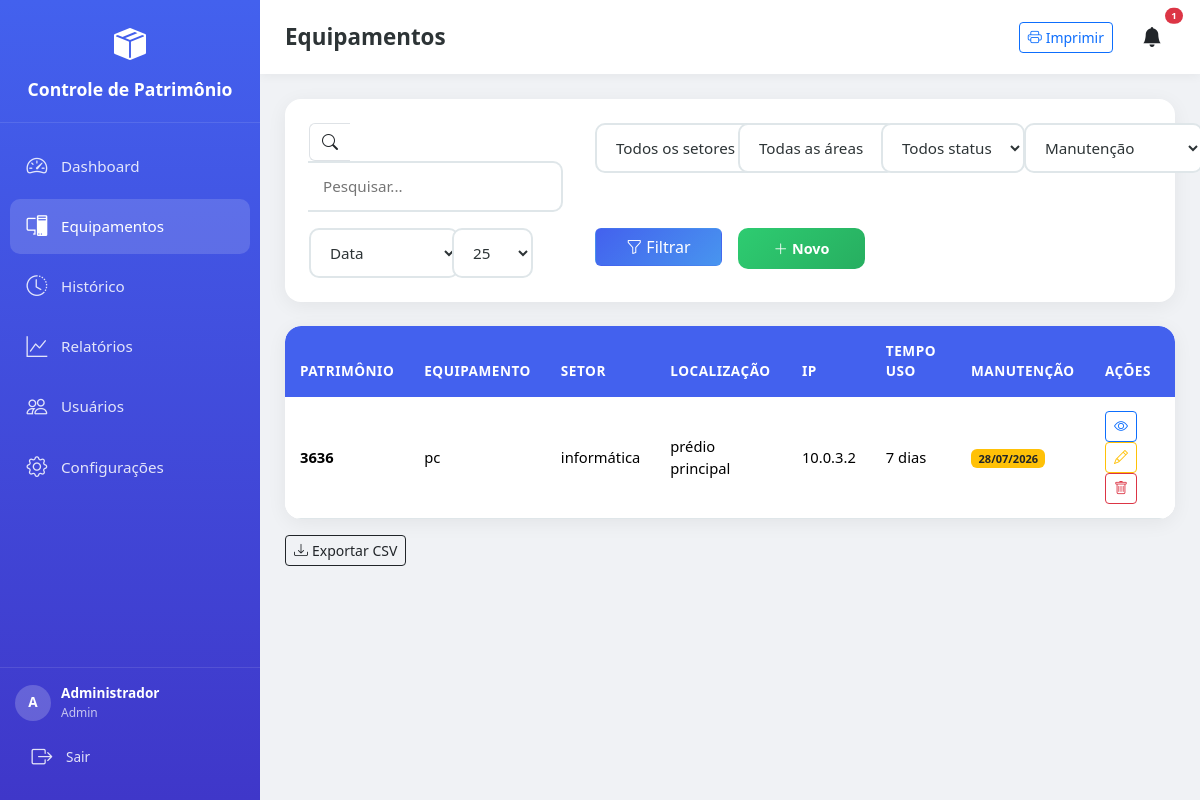
Before: /equipamentos (signed in) with the older database file.
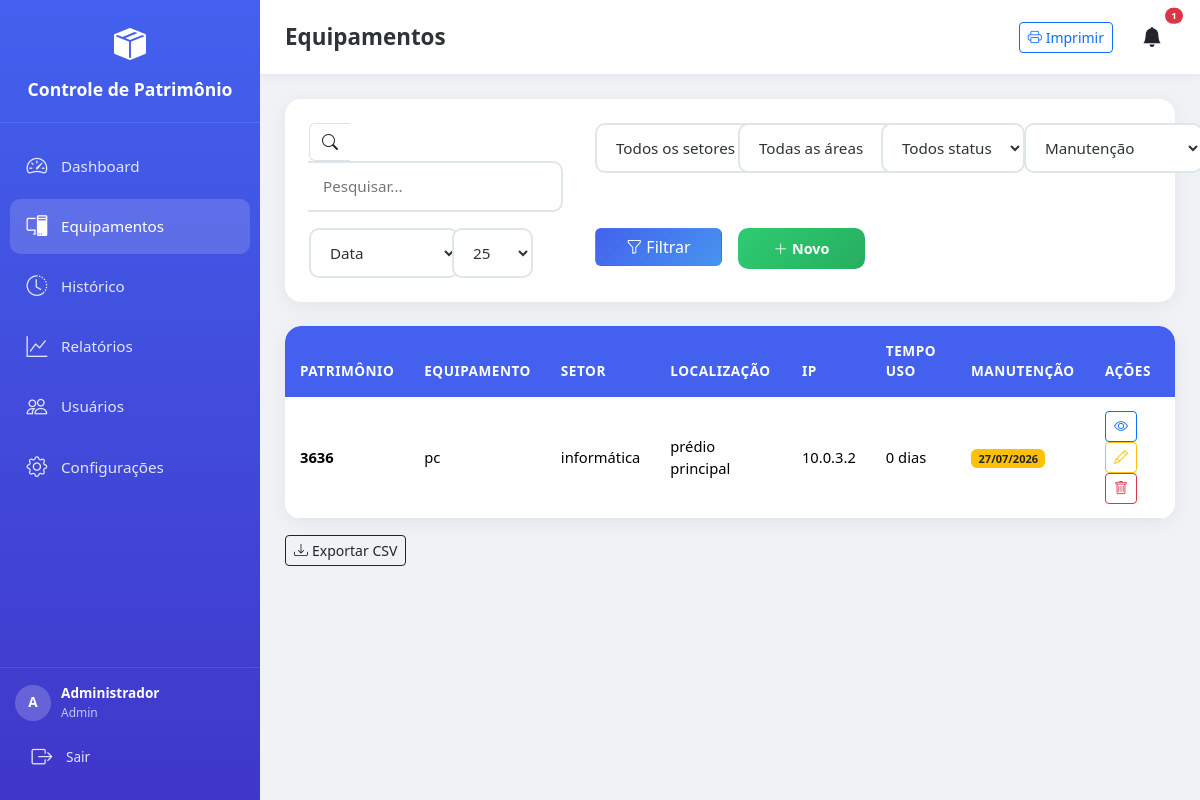
After: the same page with the newer database file.
### app/models/models.py (models this page shows, shortened)
class Equipamento(db.Model):
    __tablename__ = 'equipamentos'
    id = db.Column(db.Integer, primary_key=True)
    patrimonio = db.Column(db.String(50))
    data_inclusao = db.Column(db.Date, default=date.today)
    baixado = db.Column(db.Boolean, default=False)
    data_baixa = db.Column(db.Date, nullable=True)
    equipamento = db.Column(db.String(100))
    area_patrimonial = db.Column(db.String(100))
    setor = db.Column(db.String(100))
    localizacao = db.Column(db.String(100))
    especificacao = db.Column(db.Text)
    ultima_manutencao = db.Column(db.Date, nullable=True)
    proxima_manutencao = db.Column(db.Date, nullable=True)
    sistema_operacional = db.Column(db.String(100))
    placa_mae = db.Column(db.String(100))
    processador = db.Column(db.String(100))
    memoria_ram = db.Column(db.String(50))
    armazenamento = db.Column(db.String(100))
    ip = db.Column(db.String(50))
    usuario_id = db.Column(db.Integer, db.ForeignKey('usuarios.id'), nullable=False)
    data_criacao = db.Column(db.DateTime, default=datetime.now)
    data_atualizacao = db.Column(db.DateTime, default=datetime.now, onupdate=datetime.now)
    observacoes = db.relationship('Observacao', backref='equipamento', lazy=True, cascade='all, delete-orphan')
    @property
    def tempo_uso(self):
        if self.baixado and self.data_baixa:
            end_date = self.data_baixa
        else:
            end_date = date.today()
        if not self.data_inclusao:
            return {'anos': 0, 'meses': 0, 'dias': 0}
        delta = end_date - self.data_inclusao
        anos = delta.days // 365
        meses = (delta.days % 365) // 30
        dias = (delta.days % 365) % 30
        return {'anos': anos, 'meses': meses, 'dias': dias, 'total_dias': delta.days}
    @property
    def tempo_uso_formatado(self):
        t = self.tempo_uso
        partes = []
        if t['anos'] > 0:
            partes.append(f"{t['anos']} ano{'s' if t['anos'] > 1 else ''}")
        if t['meses'] > 0:
            partes.append(f"{t['meses']} mes{'es' if t['meses'] > 1 else ''}")
        if t['dias'] > 0:
            partes.append(f"{t['dias']} dia{'s' if t['dias'] > 1 else ''}")
        return ', '.join(partes) if partes else '0 dias'
    @property
    def status_manutencao(self):
        if not self.proxima_manutencao:
            return 'sem_manutencao'
        hoje = date.today()
        delta = (self.proxima_manutencao - hoje).days
        if delta < 0:
            return 'vencido'
        elif delta <= 30:
            return 'proximo'
        else:
            return 'ok'

### app/routes/main.py (the view, shortened to what this page needs)
@bp.route('/equipamentos')
@login_required
def equipamentos():
    page = request.args.get('page', 1, type=int)
    per_page = request.args.get('per_page', 25, type=int)
    query = Equipamento.query
    filtro_setor = request.args.get('setor', '')
    filtro_area = request.args.get('area_patrimonial', '')
    filtro_local = request.args.get('localizacao', '')
    filtro_equip = request.args.get('equipamento', '')
    filtro_status = request.args.get('status', '')
    filtro_manutencao = request.args.get('manutencao', '')
    filtro_usuario = request.args.get('usuario_id', '')
    busca = request.args.get('busca', '')
    ordenar = request.args.get('ordenar', 'data_inclusao')
    direcao = request.args.get('direcao', 'desc')
    if filtro_setor:
        query = query.filter(Equipamento.setor == filtro_setor)
    if filtro_area:
        query = query.filter(Equipamento.area_patrimonial == filtro_area)
    if filtro_local:
        query = query.filter(Equipamento.localizacao == filtro_local)
    if filtro_equip:
        query = query.filter(Equipamento.equipamento == filtro_equip)
    if filtro_status == 'ativos':
        query = query.filter_by(baixado=False)
    elif filtro_status == 'baixados':
        query = query.filter_by(baixado=True)
    if filtro_manutencao == 'proxima':
        hoje = date.today()
        dias_alertas = [30, 15, 7, 1]
        query = query.filter(Equipamento.proxima_manutencao != None)
        query = query.filter(Equipamento.proxima_manutencao <= hoje + timedelta(days=30))
    elif filtro_manutencao == 'vencida':
        query = query.filter(Equipamento.proxima_manutencao < date.today())
    elif filtro_manutencao == 'sem':
        query = query.filter(Equipamento.proxima_manutencao == None)
    if filtro_usuario:
        query = query.filter_by(usuario_id=int(filtro_usuario))
    if ordenar == 'patrimonio':
        col = Equipamento.patrimonio
    elif ordenar == 'data':
        col = Equipamento.data_inclusao
    elif ordenar == 'equipamento':
        col = Equipamento.equipamento
    elif ordenar == 'setor':
        col = Equipamento.setor
    elif ordenar == 'tempo_uso':
        col = Equipamento.data_inclusao
    elif ordenar == 'ultima_manutencao':
        col = Equipamento.ultima_manutencao
    elif ordenar == 'proxima_manutencao':
        col = Equipamento.proxima_manutencao
    else:
        col = Equipamento.data_inclusao
    if direcao == 'desc':
        col = col.desc()
    query = query.order_by(Equipamento.baixado.asc(), col)
    pagination = query.paginate(page=page, per_page=per_page, error_out=False)
    setores = db.session.query(Equipamento.setor).distinct().all()
    areas = db.session.query(Equipamento.area_patrimonial).distinct().all()
    locais = db.session.query(Equipamento.localizacao).distinct().all()
    equip_tipos = db.session.query(Equipamento.equipamento).distinct().all()
    usuarios = Usuario.query.all()
    config = Configuracao.query.first()
    return render_template('equipamentos.html',
        equipamentos=pagination.items,
        pagination=pagination,
        setores=setores, areas=areas, locais=locais,
        equip_tipos=equip_tipos, usuarios=usuarios,
        filtros=request.args, config=config
    )

### app/__init__.py (called while the page is built)
def create_app():
    app = Flask(__name__)
    app.config.from_object(Config)
    db.init_app(app)
    login_manager.init_app(app)
    login_manager.login_view = 'auth.login'
    login_manager.login_message = 'Por favor, faça login para acessar esta página.'
    login_manager.login_message_category = 'warning'
    with app.app_context():
        from app.routes import auth, main, api, admin
        app.register_blueprint(auth.bp)
        app.register_blueprint(main.bp)
        app.register_blueprint(api.bp, url_prefix='/api')
        app.register_blueprint(admin.bp, url_prefix='/admin')
        db.create_all()
        criar_admin_padrao()
        criar_config_padrao()
    @app.context_processor
    def inject_date():
        from datetime import date
        return dict(date=date)
    return app

### app/routes/auth.py (called while the page is built)
@login_manager.user_loader
def load_user(user_id):
    return Usuario.query.get(int(user_id))

### app/templates/equipamentos.html (shortened to what the changed rows need)
{% extends "base.html" %}
{% block page_title %}Equipamentos{% endblock %}
{% block content %}
<div class="card-modern overflow-hidden">
    <div class="table-responsive">
        <table class="table table-modern table-hover mb-0">
            <thead>
                <tr>
                    <th>Patrimônio</th>
                    <th>Equipamento</th>
                    <th>Setor</th>
                    <th>Localização</th>
                    <th>IP</th>
                    <th>Tempo Uso</th>
                    <th>Manutenção</th>
                    <th class="no-print">Ações</th>
                </tr>
            </thead>
            <tbody>
                {% for eq in equipamentos %}
                <tr class="{{ 'baixado' if eq.baixado else '' }}">
                    <td>
                        <span class="fw-bold">{{ eq.patrimonio or '-' }}</span>
                    </td>
                    <td>{{ eq.equipamento or '-' }}</td>
                    <td>{{ eq.setor or '-' }}</td>
                    <td>{{ eq.localizacao or '-' }}</td>
                    <td>{{ eq.ip or '-' }}</td>
                    <td>{{ eq.tempo_uso_formatado }}</td>
                    <td>
                        {% if eq.proxima_manutencao %}
                            {% if eq.status_manutencao == 'vencido' %}
                                <span class="badge bg-danger">{{ eq.proxima_manutencao.strftime('%d/%m/%Y') }}</span>
                            {% elif eq.status_manutencao == 'proximo' %}
                                <span class="badge bg-warning text-dark">{{ eq.proxima_manutencao.strftime('%d/%m/%Y') }}</span>
                            {% else %}
                                <span class="badge bg-success">{{ eq.proxima_manutencao.strftime('%d/%m/%Y') }}</span>
                            {% endif %}
                        {% else %}
                            <span class="badge bg-secondary">Não agendada</span>
                        {% endif %}
                    </td>
                    <td class="no-print">
                        <a href="{{ url_for('main.equipamento_detalhe', id=eq.id) }}" class="btn btn-sm btn-outline-primary"><i class="bi bi-eye"></i></a>
                        {% if current_user.is_admin or eq.usuario_id == current_user.id %}
                        <a href="{{ url_for('main.equipamento_editar', id=eq.id) }}" class="btn btn-sm btn-outline-warning"><i class="bi bi-pencil"></i></a>
                        {% endif %}
                        {% if current_user.is_admin %}
                        <form method="POST" action="{{ url_for('main.equipamento_excluir', id=eq.id) }}" class="d-inline" onsubmit="return confirm('Excluir este equipamento?')">
                            <button type="submit" class="btn btn-sm btn-outline-danger"><i class="bi bi-trash"></i></button>
                        </form>
                        {% endif %}
                    </td>
                </tr>
                {% else %}
                <tr><td colspan="8" class="text-center py-5 text-muted">Nenhum equipamento encontrado.</td></tr>
                {% endfor %}
            </tbody>
        </table>
    </div>
</div>
{% endblock %}

Changed rows visible on the page:
changed Equipamento "pc": tempo_uso_formatado "7 dias" → "0 dias"; proxima_manutencao "28/07/2026" → "27/07/2026"
